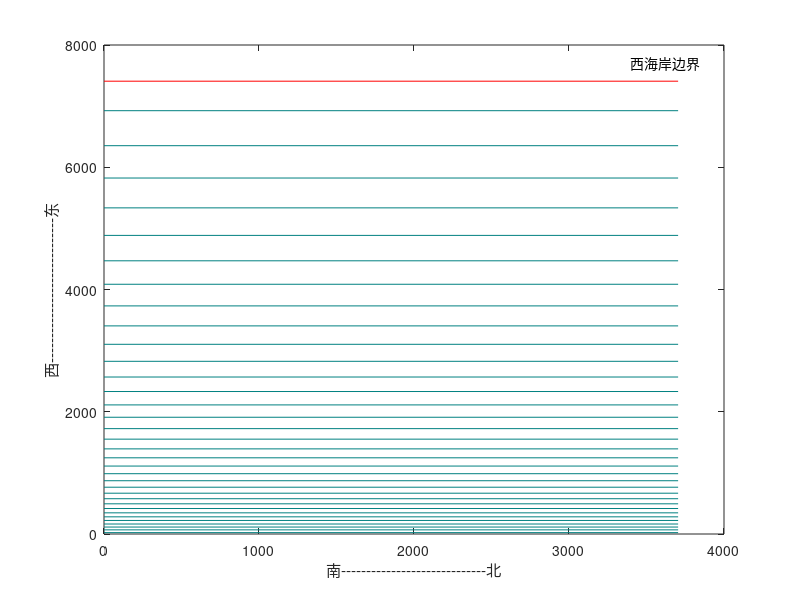

MATLAB code to generate this figure:
%使用 智能优化算法 求解第三问，寻找最优的测线分布
%由于前面已经证明了沿着登高线测量就可以达到最大的测量效率，因此我们保证算法所找的测线都是南北走向的
%西深东浅，南北等深
clear;clc;
%角度转弧度
rad=@(x) x*pi/180;
degree=@(x) x*180/pi;
%初始化参数
alpha=rad(1.5);%海底倾斜角
D0=110;%海底中心处水深
theta=rad(120);%换能器开角

%海里转换为米
mile=@(x) 1852*x;
haili=@(x) x/1852;
D=@(x) tan(alpha)*x+D0;%计算当前位置的深度
%覆盖宽度
W11=@(x) D(x)/sin(pi/2-theta/2-alpha)*sin(theta/2);%深水侧
W22=@(x) D(x)/sin(pi/2-theta/2+alpha)*sin(theta/2);%浅水侧
W=@(x) W11(x)+W22(x);
%覆盖率 x当前位置 d上一条测线的位置
eta=@(x,d) (D(x)/sin(pi/2-theta/2-alpha)*sin(theta/2)+...
    D(x-d)/sin(pi/2-theta/2+alpha)*sin(theta/2)-d/cos(alpha))/W(x);

%东西边界      %%2海里=3704m
west=-mile(2);
east=mile(2);

W1=@(x) W11(x)*cos(alpha);
W2=@(x) W22(x)*cos(alpha);
%以下采用m作为运算的单位
X=[22.5195312500000	66.5820312500000	113.769531250000	164.894531250000	220.769531250000	280.894531250000	346.269531250000	416.894531250000	493.894531250000	577.269531250000	667.519531250000	765.519531250000	871.519531250000	986.519531250000	1111.51953125000	1246.51953125000	1392.76953125000	1551.76953125000	1723.76953125000	1910.01953125000	2112.01953125000	2331.01953125000	2568.26953125000	2825.26953125000	3103.51953125000	3404.76953125000	3731.76953125000	4085.76953125000	4469.26953125000	4885.26953125000	5335.51953125000	5823.76953125000	6352.76953125000	6925.26953125000];
X=X-3704;
len=34;
T=100;
k=0.99;
sum=0;
for i=2:34
    sum=sum+eta(X(i),X(i)-X(i-1));
end
avg=sum/33;
while T>70
    %生成随机偏移量
    delta=2*rand()-1;
    %选择一个点偏移
    point=ceil(34*rand());
    X(point)=X(point)+delta;
    %对首进行特殊处理
    if point==1
        bool1=eta(X(2),X(2)-X(1))>0.1 && eta(X(2),X(2)-X(1))<0.2;
        bool2=X(1)-W2(X(1))<west;
        bool3=X(1)<X(2);
        b=bool1&&bool2&&bool3;
    end
    if point==34
        bool1=eta(X(34),X(34)-X(33))>0.1 && eta(X(34),X(34)-X(33))<0.2;
        bool2=X(34)+W1(X(34))>east;
        bool3=X(33)<X(34);
        b=bool1&&bool2&&bool3;
    end
    if point>1 && point <34
        bool1=eta(X(point),X(point)-X(point-1))>0.1 && eta(X(point),X(point)-X(point-1))<0.2;
        bool2=eta(X(point+1),X(point+1)-X(point))>0.1 && eta(X(point+1),X(point+1)-X(point))<0.2;
        bool3=X(point-1)<X(point);
        bool4=X(point)<X(point+1);
        b=bool1 && bool2 && bool3 && bool4;
    end

    %b==true意思是移动之后保证合法
    if b
        sum=0;
        for i=2:34
            sum=sum+eta(X(i),X(i)-X(i-1));
        end
        if avg>sum/33
            avg=sum/33;
        else
            if rand()*100 > exp(-(sum/33-avg)/T)%不符合概率，不移动
                X(point)=X(point)-delta;
            end
        end
        T=T*k
    end

end
X=X+3704;


%%导入mat文件之后调用画图功能就可以画图
%%画图
for i=1:34
    plot([0,3704],[X(i) X(i)],'Color',[0 0.5 0.5])
    hold on
end
plot([0,3704],[7408 7408],'Color',[1 0 0])
hold on
%这里还可以表示一下覆盖范围
%rectangle('Position',[,0,40,20],'edgecolor','k','facecolor','y','linewidth',2)
xlabel('南-----------------------------北')
ylabel('西-----------------------------东')
text(3400,7700,'西海岸边界') 